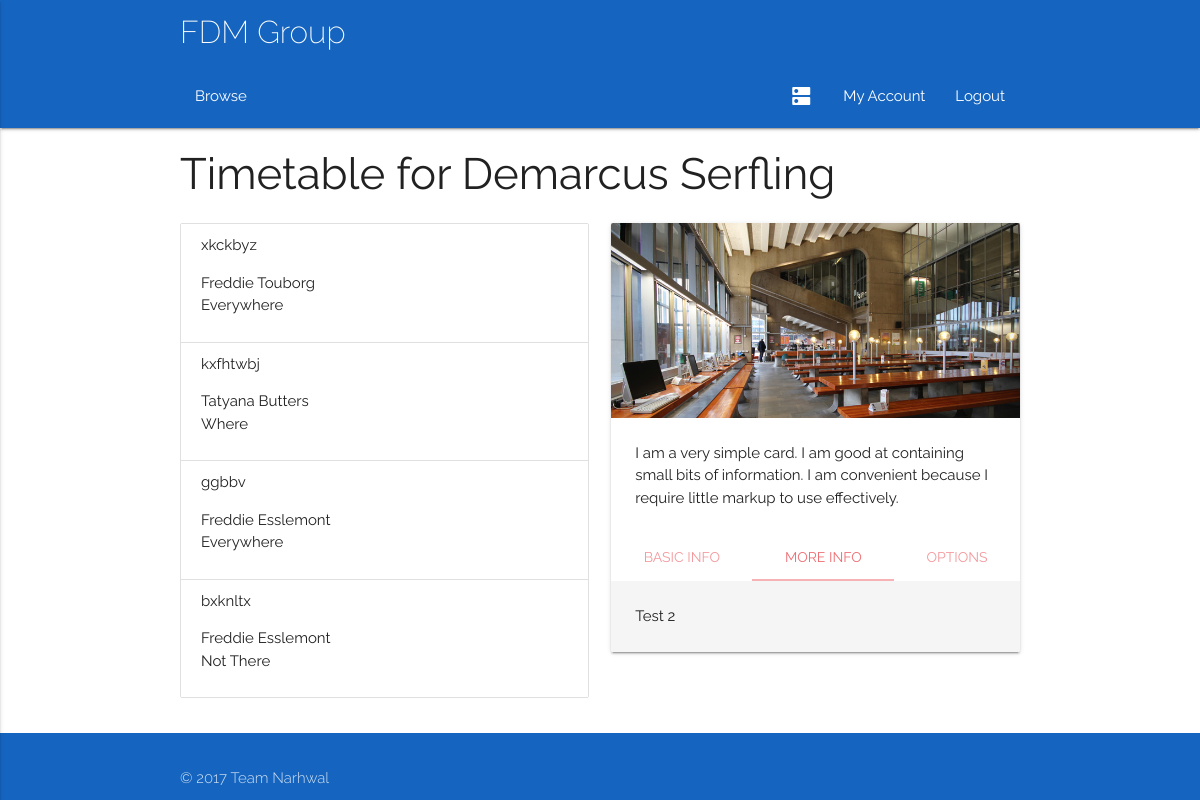
Screenshot of /timetable (signed in) with the database file from the repository.
### app/models.py (models this page shows, shortened)
class User(db.Model):
	__tablename__ = 'User'
	userID = db.Column(db.Integer, primary_key = True)
	name = db.Column(db.String(100))
	username = db.Column(db.String(100))
	email = db.Column(db.String(100))
	password = db.Column(db.String(100))
	type = db.Column(db.String(100))
	__mapper_args__ = {
		'polymorphic_identity': 'base',
		'polymorphic_on': type
	}

class Class(db.Model):
	__tablename__ = 'Class'
	classID = db.Column(db.Integer, primary_key = True)
	coursePoint = db.Column(db.Integer, db.ForeignKey('Course.courseID'))
	course = db.relationship("Course", foreign_keys = [coursePoint])
	courseID = db.Column(db.Integer)
	title = db.Column(db.String(100))
	description = db.Column(db.String(100))
	capacity = db.Column(db.Integer)
	startDate = db.Column(db.DateTime)
	duration = db.Column(db.Integer)
	endDate = db.Column(db.DateTime)
	reqFac = db.Column(db.String(100), default = 'None')
	preTrain = relationship("Class")
	parent_id = Column(db.Integer, ForeignKey('Class.classID'))
	locationPoint = db.Column(db.Integer, db.ForeignKey('Room.roomID'))
	location = db.relationship("Room", foreign_keys = [locationPoint])
	trainerPoint = db.Column(db.Integer, db.ForeignKey('Trainer.trainerID'))
	trainer = db.relationship("Trainer", foreign_keys = [trainerPoint])
	attendanceList = db.relationship('Delegate', secondary = association_table)
	waitList = db.relationship('Delegate', secondary = waiting_table)

class Room(db.Model):
	__tablename__ = 'Room'
	roomID = db.Column(db.Integer, primary_key = True)
	capacity = db.Column(db.Integer)
	roomType = db.Column(db.String(100))
	roomCode = db.Column(db.String(100))
	building = db.Column(db.String(100))
	location = db.Column(db.String(100))
	facilities = db.Column(db.String(100))
	picURL = db.Column(db.String(100))
	accessRating = db.Column(db.String(100))

### app/views.py (the view)
@app.route('/timetable')
@login_required
def timetable():
    if current_user.type != 'Delegate':
        abort(403)
    classList = current_user.classList
    return render_template('timetable.html', title='Timetable', classList=classList)

### app/views.py (called while the page is built)
@login_manager.user_loader
def load_user(id):
    return models.User.query.get(id)

### app/templates/timetable.html (shortened to what this page needs)
{% extends "base.html" %} {% block content %}
<div class="container">
    <div>
        {% if current_user.is_authenticated %}
        <h3>Timetable for {{ current_user.name }}</h3> {% endif %}
        <div class="row">
            <div class="col s6 m6 l6">
                <ul class="collection">
                    {% for item in classList %}
                    <li class="collection-item ">
                        <span class="title">{{item.title}}</span>
                        <p>{{item.trainer.name}}<br> {{item.location.location}}<br>
                        </p>
                    </li>
                    {% endfor %}
            </div>
            <div class="col s6 m6 l6">
                <div class="card">
                    <div class="card-image">
                        <img src="{{url_for('static', filename = 'images/rs.jpg')}}">
                    </div>
                    <div class="card-content">
                        <p>I am a very simple card. I am good at containing small bits of information. I am convenient because I require little markup to use effectively.</p>
                    </div>
                    <div class="card-tabs">
                        <ul class="tabs tabs-fixed-width">
                            <li class="tab"><a href="#test4">Basic Info</a></li>
                            <li class="tab"><a class="active" href="#test5">More Info</a></li>
                            <li class="tab"><a href="#test6">Options</a></li>
                        </ul>
                    </div>
                    <div class="card-content grey lighten-4">
                        <div id="test5">Test 2</div>
                    </div>
                </div>
            </div>
        </div>
    </div>
</div>
{% endblock %}

### app/templates/base.html (shortened to what this page needs)
<!DOCTYPE html>
<html>
<head>
    <link type="text/css" rel="stylesheet" href="{{ url_for( 'static', filename = 'css/materialize.min.css')}}" media="screen,projection">
    <link type="text/css" rel="stylesheet" href="{{url_for ('static', filename = 'css/style.css')}}">
</head>
<body class="Site">
    <nav class="nav-extended blue darken-3">
        <div class="container">
            <div class="nav-wrapper">
                <a href="/" class="brand-logo">FDM Group</a>
            </div>
            <div class="nav-wrapper">
                <ul id="nav-mobile center" class="left hide-on-med-and-down">
                    <li><a href="sass.html">Browse</a></li>
                </ul>
                <ul id="nav-mobile center" class="right">
                    {% if current_user.is_authenticated and current_user.type == 'Delegate'%}
                    <li><a href='/timetable'><i class="large material-icons">dns</i></a></li>
                    <li><a href='/myaccount'>My Account</a></li>
                    <li><a href='/logout'>Logout</a></li>
                    {% elif current_user.is_authenticated and current_user.type == 'Trainer'%}
                    <li><a href='/timetable'><i class="large material-icons">dns</i></a></li>
                    <li><a href='/myaccount'>My Account</a></li>
                    <li><a href='/logout'>Logout</a></li>
                    {% elif current_user.is_authenticated and current_user.type == 'Admin'%}
                    <li><a href='/adminoptions'>Admin Tools</a></li>
                    <li><a href='/logout'>Logout</a></li>
                    {% else %}
                    <li><a href="/login">Sign In</a></li>
                    {% endif %}
                </ul>
            </div>
        </div>
    </nav>
    <main class="Site-content">
        {% block content %} {% endblock %}
    </main>
    <footer class="page-footer blue darken-3">
        <div class="footer-copyright blue darken-3">
            <div class="container">
                © 2017 Team Narhwal
            </div>
        </div>
    </footer>
</body>
</html>

### app/static/css/style.css (style rules this page uses)
html { font-family: 'Raleway', sans-serif; }
.Site { display: flex; min-height: 100vh; flex-direction: column; }
.Site-content { flex: 1 0 auto; }
.brand-logo { font-weight: 200 !important; }

### rows the page displays
User: name "Demarcus Serfling"
Class: title "xkckbyz", trainer.name "Freddie Touborg", location.location "Everywhere"
Class: title "kxfhtwbj", trainer.name "Tatyana Butters", location.location "Where"
Class: title "ggbbv", trainer.name "Freddie Esslemont", location.location "Everywhere"
Class: title "bxknltx", trainer.name "Freddie Esslemont", location.location "Not There"
